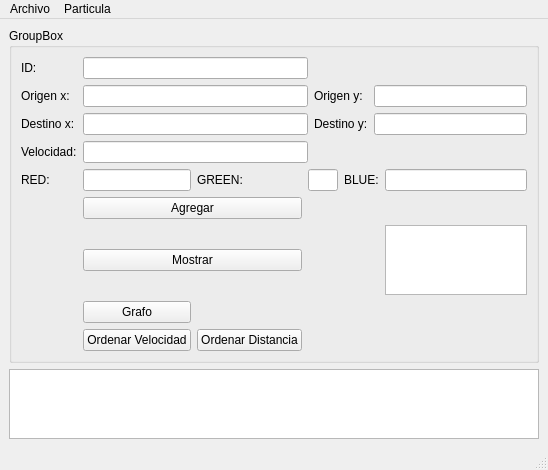
<?xml version="1.0" encoding="UTF-8"?>
<ui version="4.0">
 <class>MainWindow</class>
 <widget class="QMainWindow" name="MainWindow">
  <property name="geometry">
   <rect>
    <x>0</x>
    <y>0</y>
    <width>548</width>
    <height>426</height>
   </rect>
  </property>
  <property name="windowTitle">
   <string>MainWindow</string>
  </property>
  <widget class="QWidget" name="centralwidget">
   <layout class="QGridLayout" name="gridLayout">
    <item row="0" column="0">
     <widget class="QGroupBox" name="groupBox">
      <property name="title">
       <string>GroupBox</string>
      </property>
      <layout class="QGridLayout" name="gridLayout_2">
       <item row="6" column="1" colspan="2">
        <widget class="QPushButton" name="pushButton_2">
         <property name="text">
          <string>Mostrar</string>
         </property>
        </widget>
       </item>
       <item row="0" column="1" colspan="3">
        <widget class="QLineEdit" name="lineEdit"/>
       </item>
       <item row="0" column="0">
        <widget class="QLabel" name="label">
         <property name="text">
          <string>ID:</string>
         </property>
        </widget>
       </item>
       <item row="1" column="0">
        <widget class="QLabel" name="label_2">
         <property name="text">
          <string>Origen x:</string>
         </property>
        </widget>
       </item>
       <item row="2" column="0">
        <widget class="QLabel" name="label_3">
         <property name="text">
          <string>Destino x:</string>
         </property>
        </widget>
       </item>
       <item row="1" column="1" colspan="3">
        <widget class="QLineEdit" name="lineEdit_2"/>
       </item>
       <item row="2" column="1" colspan="3">
        <widget class="QLineEdit" name="lineEdit_3"/>
       </item>
       <item row="1" column="6" colspan="2">
        <widget class="QLineEdit" name="lineEdit_6"/>
       </item>
       <item row="2" column="4" colspan="2">
        <widget class="QLabel" name="label_7">
         <property name="text">
          <string>Destino y:</string>
         </property>
        </widget>
       </item>
       <item row="3" column="1" colspan="3">
        <widget class="QLineEdit" name="lineEdit_4"/>
       </item>
       <item row="1" column="4" colspan="2">
        <widget class="QLabel" name="label_6">
         <property name="text">
          <string>Origen y:</string>
         </property>
        </widget>
       </item>
       <item row="4" column="5" colspan="2">
        <widget class="QLabel" name="label_9">
         <property name="text">
          <string>BLUE:</string>
         </property>
        </widget>
       </item>
       <item row="2" column="6" colspan="2">
        <widget class="QLineEdit" name="lineEdit_7"/>
       </item>
       <item row="4" column="0">
        <widget class="QLabel" name="label_5">
         <property name="text">
          <string>RED:</string>
         </property>
        </widget>
       </item>
       <item row="3" column="0">
        <widget class="QLabel" name="label_4">
         <property name="text">
          <string>Velocidad:</string>
         </property>
        </widget>
       </item>
       <item row="4" column="3" colspan="2">
        <widget class="QLineEdit" name="lineEdit_8"/>
       </item>
       <item row="5" column="1" colspan="2">
        <widget class="QPushButton" name="pushButton">
         <property name="text">
          <string>Agregar</string>
         </property>
        </widget>
       </item>
       <item row="6" column="7">
        <widget class="QPlainTextEdit" name="plainTextEdit"/>
       </item>
       <item row="4" column="1">
        <widget class="QLineEdit" name="lineEdit_5"/>
       </item>
       <item row="4" column="2">
        <widget class="QLabel" name="label_8">
         <property name="text">
          <string>GREEN:</string>
         </property>
        </widget>
       </item>
       <item row="4" column="7">
        <widget class="QLineEdit" name="lineEdit_9"/>
       </item>
       <item row="10" column="2">
        <widget class="QPushButton" name="pushButton_4">
         <property name="text">
          <string>Ordenar Distancia</string>
         </property>
        </widget>
       </item>
       <item row="10" column="1">
        <widget class="QPushButton" name="pushButton_3">
         <property name="text">
          <string>Ordenar Velocidad</string>
         </property>
        </widget>
       </item>
       <item row="7" column="1">
        <widget class="QPushButton" name="pushButton_5">
         <property name="text">
          <string>Grafo</string>
         </property>
        </widget>
       </item>
      </layout>
     </widget>
    </item>
    <item row="1" column="0">
     <widget class="QGraphicsView" name="graphicsView"/>
    </item>
   </layout>
  </widget>
  <widget class="QMenuBar" name="menubar">
   <property name="geometry">
    <rect>
     <x>0</x>
     <y>0</y>
     <width>548</width>
     <height>21</height>
    </rect>
   </property>
   <widget class="QMenu" name="menusds">
    <property name="title">
     <string>Archivo</string>
    </property>
    <addaction name="actionGuardar"/>
    <addaction name="actionAbrir_2"/>
   </widget>
   <widget class="QMenu" name="menuParticula">
    <property name="title">
     <string>Particula</string>
    </property>
    <addaction name="actionMostar"/>
    <addaction name="actionPuntos_Cercanos"/>
   </widget>
   <addaction name="menusds"/>
   <addaction name="menuParticula"/>
  </widget>
  <widget class="QStatusBar" name="statusbar"/>
  <action name="actionGuardar">
   <property name="text">
    <string>Guardar</string>
   </property>
   <property name="shortcut">
    <string>Ctrl+S</string>
   </property>
  </action>
  <action name="actionAbrir_2">
   <property name="text">
    <string>Abrir</string>
   </property>
   <property name="shortcut">
    <string>Ctrl+O</string>
   </property>
  </action>
  <action name="actionMostar">
   <property name="text">
    <string>Mostar</string>
   </property>
  </action>
  <action name="actionPuntos_Cercanos">
   <property name="text">
    <string>Puntos Cercanos</string>
   </property>
  </action>
 </widget>
 <resources/>
 <connections/>
</ui>
